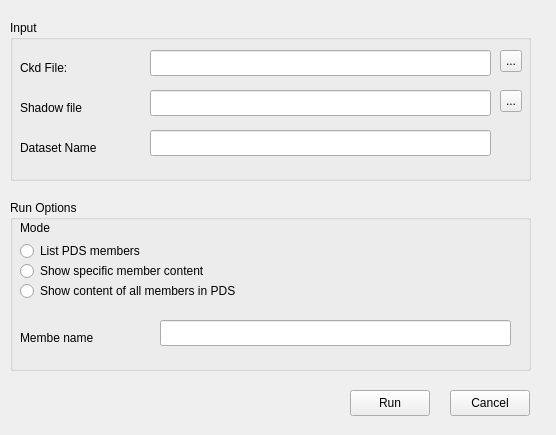
<?xml version="1.0" encoding="UTF-8"?>
<ui version="4.0">
 <class>DasdcatClass</class>
 <widget class="QWidget" name="DasdcatClass">
  <property name="geometry">
   <rect>
    <x>0</x>
    <y>0</y>
    <width>556</width>
    <height>435</height>
   </rect>
  </property>
  <property name="windowTitle">
   <string>Dasdcat</string>
  </property>
  <widget class="QGroupBox" name="groupBox">
   <property name="geometry">
    <rect>
     <x>10</x>
     <y>20</y>
     <width>521</width>
     <height>161</height>
    </rect>
   </property>
   <property name="title">
    <string>Input</string>
   </property>
   <widget class="QLineEdit" name="filename">
    <property name="geometry">
     <rect>
      <x>140</x>
      <y>30</y>
      <width>341</width>
      <height>26</height>
     </rect>
    </property>
   </widget>
   <widget class="QToolButton" name="browseFileButton">
    <property name="geometry">
     <rect>
      <x>490</x>
      <y>30</y>
      <width>22</width>
      <height>22</height>
     </rect>
    </property>
    <property name="text">
     <string>...</string>
    </property>
   </widget>
   <widget class="QLabel" name="label">
    <property name="geometry">
     <rect>
      <x>10</x>
      <y>40</y>
      <width>91</width>
      <height>16</height>
     </rect>
    </property>
    <property name="text">
     <string>Ckd File:</string>
    </property>
   </widget>
   <widget class="QLineEdit" name="shadowFile">
    <property name="geometry">
     <rect>
      <x>140</x>
      <y>70</y>
      <width>341</width>
      <height>26</height>
     </rect>
    </property>
   </widget>
   <widget class="QToolButton" name="browseSfButton">
    <property name="geometry">
     <rect>
      <x>490</x>
      <y>70</y>
      <width>22</width>
      <height>22</height>
     </rect>
    </property>
    <property name="text">
     <string>...</string>
    </property>
   </widget>
   <widget class="QLabel" name="label_2">
    <property name="geometry">
     <rect>
      <x>10</x>
      <y>80</y>
      <width>111</width>
      <height>16</height>
     </rect>
    </property>
    <property name="text">
     <string>Shadow file</string>
    </property>
   </widget>
   <widget class="QLabel" name="label_4">
    <property name="geometry">
     <rect>
      <x>10</x>
      <y>120</y>
      <width>121</width>
      <height>16</height>
     </rect>
    </property>
    <property name="text">
     <string>Dataset Name</string>
    </property>
   </widget>
   <widget class="QLineEdit" name="dsname">
    <property name="geometry">
     <rect>
      <x>140</x>
      <y>110</y>
      <width>341</width>
      <height>26</height>
     </rect>
    </property>
   </widget>
  </widget>
  <widget class="QGroupBox" name="groupBox_2">
   <property name="geometry">
    <rect>
     <x>10</x>
     <y>200</y>
     <width>521</width>
     <height>171</height>
    </rect>
   </property>
   <property name="title">
    <string>Run Options</string>
   </property>
   <widget class="QLineEdit" name="memberName">
    <property name="geometry">
     <rect>
      <x>150</x>
      <y>120</y>
      <width>351</width>
      <height>26</height>
     </rect>
    </property>
   </widget>
   <widget class="QLabel" name="label_3">
    <property name="geometry">
     <rect>
      <x>10</x>
      <y>130</y>
      <width>131</width>
      <height>16</height>
     </rect>
    </property>
    <property name="text">
     <string>Membe name</string>
    </property>
   </widget>
   <widget class="QRadioButton" name="listRadioButton">
    <property name="geometry">
     <rect>
      <x>10</x>
      <y>40</y>
      <width>201</width>
      <height>22</height>
     </rect>
    </property>
    <property name="text">
     <string>List PDS members</string>
    </property>
   </widget>
   <widget class="QRadioButton" name="specificRadioButton">
    <property name="geometry">
     <rect>
      <x>10</x>
      <y>60</y>
      <width>291</width>
      <height>22</height>
     </rect>
    </property>
    <property name="text">
     <string>Show specific member content</string>
    </property>
   </widget>
   <widget class="QLabel" name="label_5">
    <property name="geometry">
     <rect>
      <x>10</x>
      <y>20</y>
      <width>53</width>
      <height>16</height>
     </rect>
    </property>
    <property name="text">
     <string>Mode</string>
    </property>
   </widget>
   <widget class="QRadioButton" name="allRadioButton">
    <property name="geometry">
     <rect>
      <x>10</x>
      <y>80</y>
      <width>321</width>
      <height>22</height>
     </rect>
    </property>
    <property name="text">
     <string>Show content of all members in PDS</string>
    </property>
   </widget>
  </widget>
  <widget class="QPushButton" name="exitButton">
   <property name="geometry">
    <rect>
     <x>450</x>
     <y>390</y>
     <width>80</width>
     <height>26</height>
    </rect>
   </property>
   <property name="text">
    <string>Cancel</string>
   </property>
  </widget>
  <widget class="QPushButton" name="runButton">
   <property name="geometry">
    <rect>
     <x>350</x>
     <y>390</y>
     <width>80</width>
     <height>26</height>
    </rect>
   </property>
   <property name="text">
    <string>Run</string>
   </property>
  </widget>
 </widget>
 <layoutdefault spacing="6" margin="11"/>
 <resources/>
 <connections/>
</ui>
